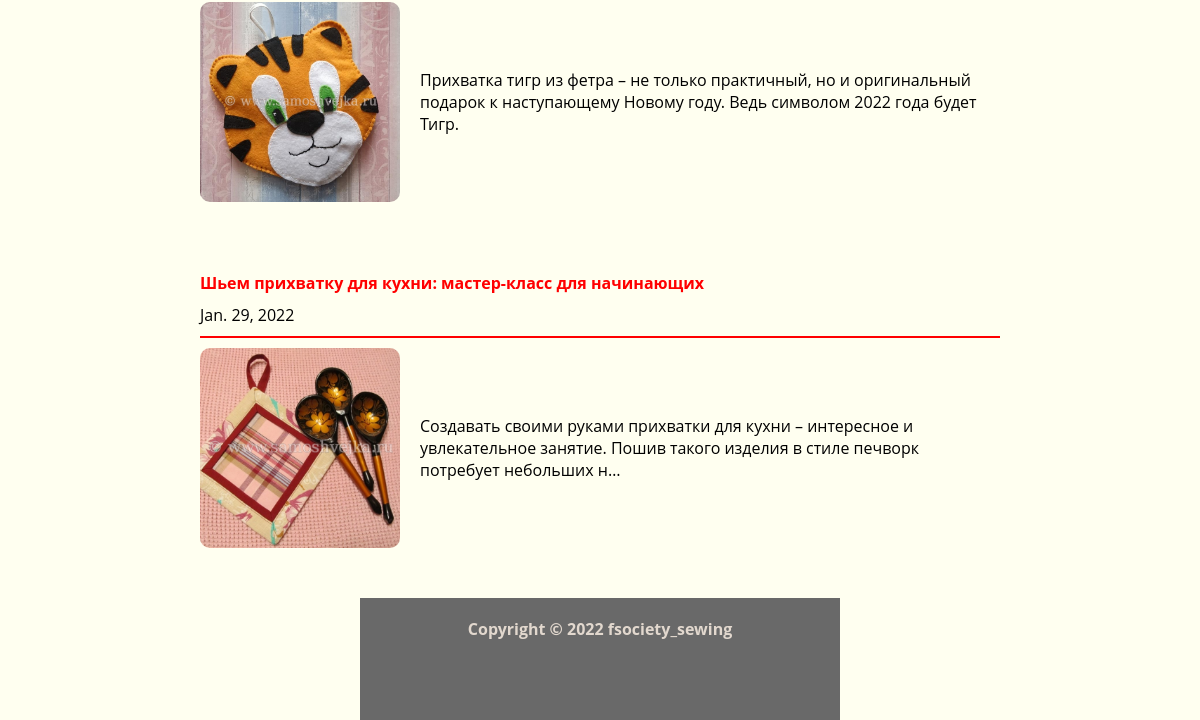
The app's page /master-class-list/ (lower part), older data.
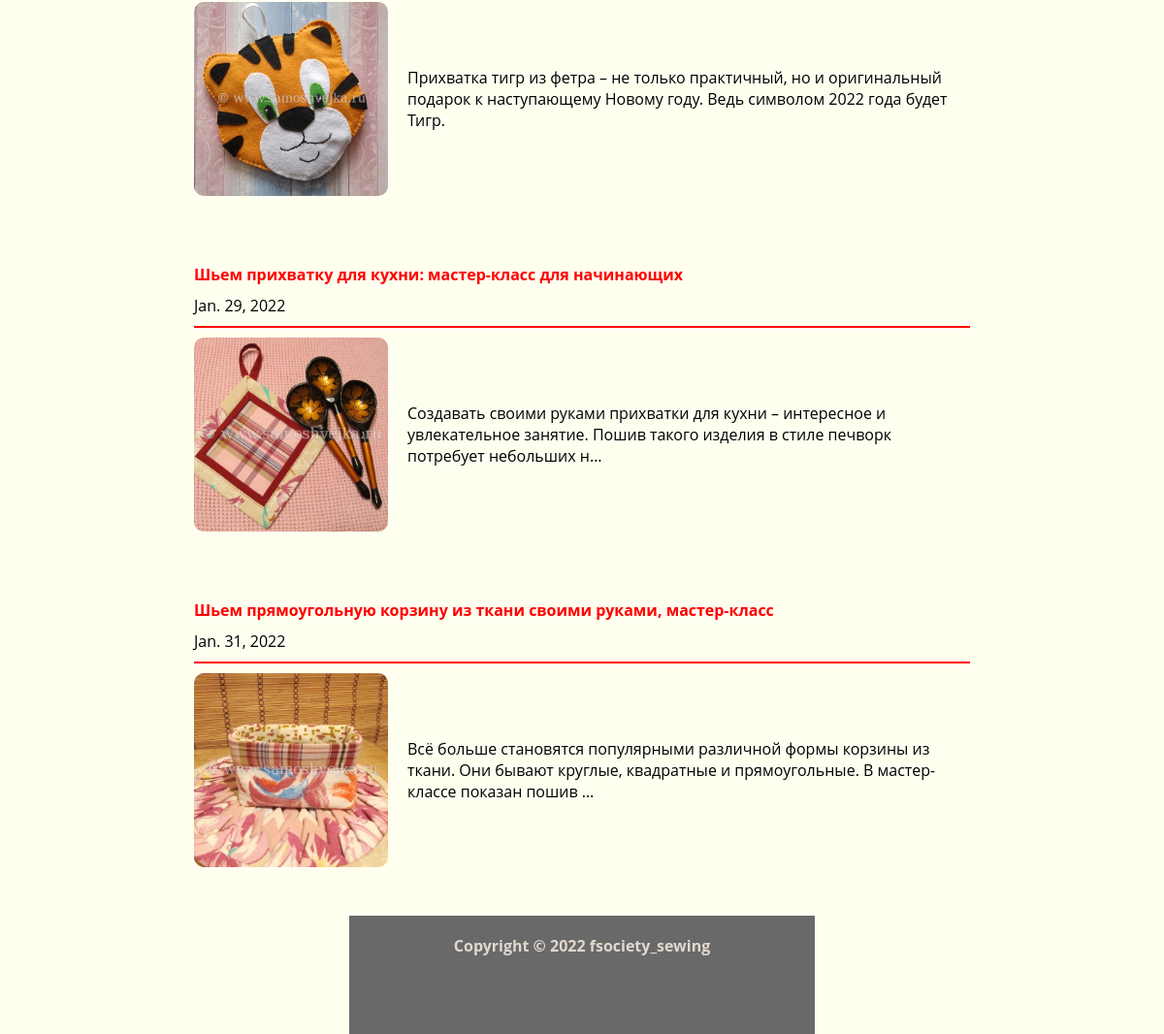
The same page, newer data.
### Sewing_site/models.py (models this page shows, shortened)
class MasterClass(models.Model):
	photo_of_preview_master_class = models.ImageField("Изображение заставки мастеркласс", upload_to = 'photo_of_preview_masterclass/')
	date_of_master_class = models.DateField("Дата публикации", default = date.today)
	title_of_master_class = models.CharField("Название мастер класса", max_length = 64)
	text_of_master_class = models.TextField("Текст к изображению")
	def get_absolute_url(self):
		return reverse("master-class-detail", kwargs={"pk": self.id})
	class Meta:
		verbose_name = "Мастер-класс"
		verbose_name_plural = "Мастер-классы"

### Sewing_site/views.py (the view)
# urls.py: path('master-class-list/', views.MasterClassView.as_view(), name = "master-class-list"),
class MasterClassView(ListView):
	model = MasterClass
	queryset = MasterClass.objects.all()
	template_name = "Sewing_site/master_class_list.html"

### Sewing_site/templates/Sewing_site/master_class_list.html (shortened to what this page needs)
{% extends 'Sewing_site/base.html' %}
{% block content %}
{% for master_class in object_list  %}
<div class = "content-list">
  <div class = "content-list-lable">
    <a href ="{{ master_class.get_absolute_url }}">{{master_class.title_of_master_class}}</a>
    <span>{{ master_class.date_of_master_class }}</span>
  </div>
  <div class = "line"></div>
  <div class = "content-include">
    <img src="{{ master_class.photo_of_preview_master_class.url }}" class="img-master-class-preview" alt="{{master_class.photo_of_preview_master_class}}">
    <p>{{ master_class.text_of_master_class|safe|truncatechars:150 }}</p>
  </div>
</div>
{% endfor %}
{% endblock %}

Row changes from the older to the newer data that the page shows:
added MasterClass: title_of_master_class "Шьем прямоугольную корзину из ткани своими руками, мастер-класс", date_of_master_class "Jan. 31, 2022", photo_of_preview_master_class (picture), text_of_master_class "Всё больше становятся популярными различной формы корзины из ткани. Они бывают круглые, квадратные и прямоугольные. В мастер-классе показан пошив …"
